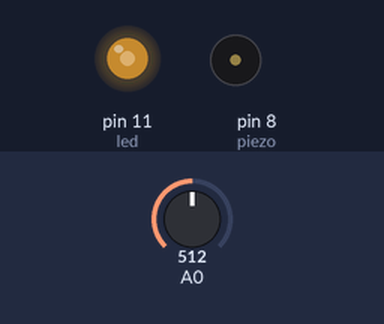
A sketch run on a simulated Arduino Uno, built with avr-gcc and run on an emulated ATmega328P. Parts: output pins drawn as LEDs (lit = HIGH), buzzer (waves = sounding). The test bench sets the inputs (shaded band); at power-on: A0 = 512.

Above: at 1.02 s.
1.3 s: A0 set to 306
At 1.52 s:
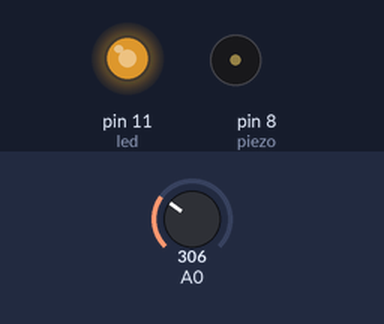
4.3 s: A0 set to 122
At 4.53 s:
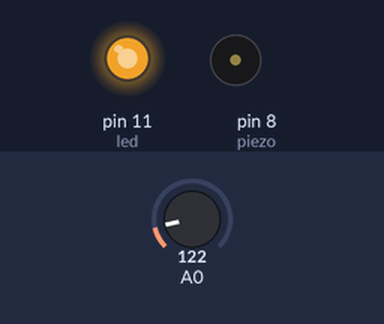
7.3 s: A0 set to 511
At 7.54 s:
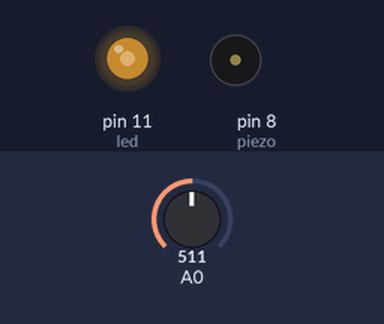
10.3 s: A0 set to 900
At 10.55 s:
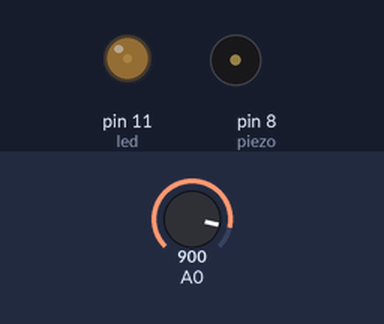
13.3 s: A0 set to 1023
At 13.55 s:
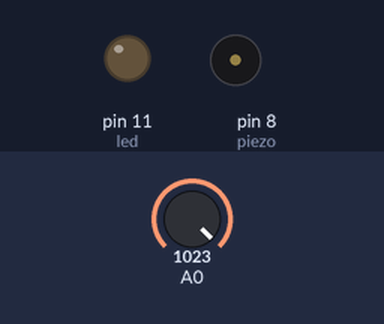
Timing chart, 0 to 17.3 s (numbered marks = the images above; inputs shaded):
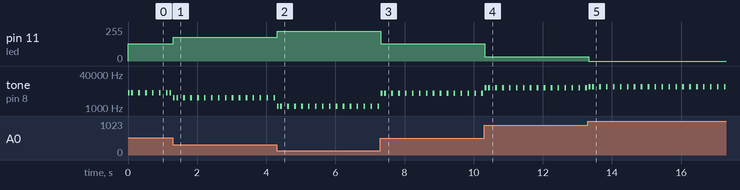

Measured:
- after the input at 1.3 s, pin 11 (led): 128/255 → 179/255 at once
- after the input at 4.3 s, pin 11 (led): 179/255 → 225/255 at once
- after the input at 7.3 s, pin 11 (led): 225/255 → 128/255 at once
- after the input at 10.3 s, pin 11 (led): 128/255 → 31/255 at once
- after the input at 13.3 s, pin 11 (led): 31/255 → 0/255 at once

The sketch:

lightSensor.ino
```cpp
int led = 11;
int piezo = 8;


void setup() {

}

void loop() {
  int light = analogRead(A0);
  int ledLight = map(light, 0, 1023, 255, 0);
  analogWrite(led, ledLight);

  int hertz = map(light, 0, 500, 31, 4978);
  tone(piezo, hertz, 50);
  delay(50);
  noTone(8);
  delay(50);
}
```
